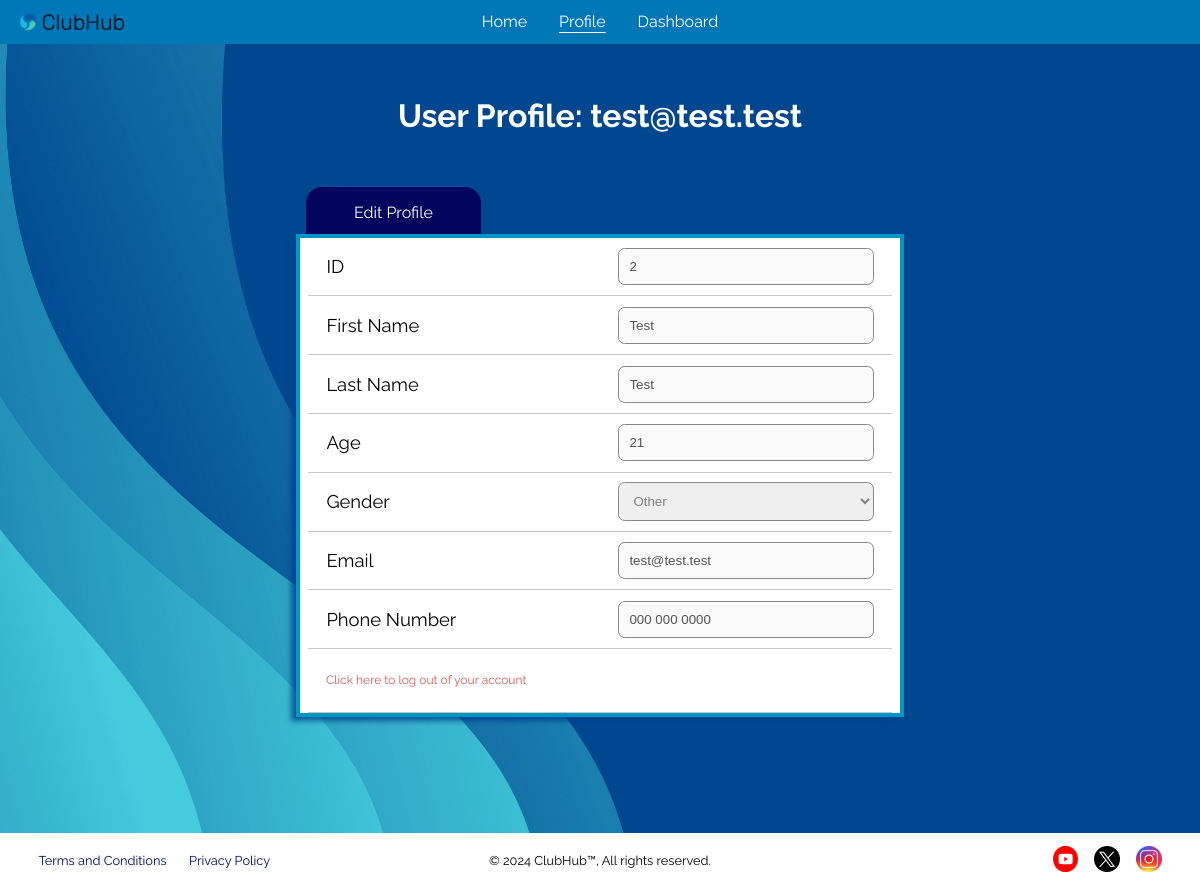
/profile/ (signed in), run on the app's committed database.
### tables this page shows
CREATE TABLE users (
    user_id             INTEGER         NOT NULL,
    first_name          TEXT,
    last_name           TEXT,
    age                 INTEGER,
    email               TEXT,
    phone               TEXT,
    gender              TEXT,
    password            TEXT            NOT NULL,
    user_type           TEXT            NOT NULL CHECK (user_type IN ('STUDENT', 'COORDINATOR', 'ADMINISTRATOR')),
    approved            TEXT            NOT NULL CHECK (approved IN ('PENDING', 'APPROVED', 'REJECTED')) DEFAULT 'PENDING',
    created             DATETIME        NOT NULL DEFAULT CURRENT_TIMESTAMP,
    updated             DATETIME        NOT NULL DEFAULT CURRENT_TIMESTAMP,
    -----------------------------------------------------------------------
    PRIMARY KEY (user_id)
);

### application/blueprints/profile.py (the view)
@profile.route("/")
def profile_get() -> str | Response:
    user: str | None = current_user()
    if user is None:
        error(errtype=Error.RESTRICTED_PAGE_LOGGED_OUT, endpoint="/profile")
        return redirect("/home")
    return render_template("html/user/profile.html", user_info=current_user_profile_info())

### application/__init__.py (called while the page is built)
@app.teardown_appcontext
def close_connection(_exception) -> None:
    db: Connection = getattr(g, "_database", None)
    if db is not None:
        db.close()

### application/util/authentication/__init__.py (called while the page is built)
def current_user() -> str | None:
    return session.get("user", None)

def current_user_profile_info() -> Row:
    return profile_user_attributes(session["user-id"])

### application/util/db_functions/__init__.py (called while the page is built)
def get_db() -> Connection:
    db: Connection | None = getattr(g, "_database", None)
    if db is None:
        db: Connection = connect(DB_PATH)
        db.row_factory = Row
        g._database = db
    return db

def query_db(query: str, *args, single: Optional[bool] = None) -> list[Row] | Row | None:
    single = False if single is None else single
    cursor: Cursor = get_db().cursor()
    cursor.execute(query, args)
    results: list[Row] = cursor.fetchall()
    cursor.close()
    if not results:
        return None
    return results[0] if single else results

### application/util/db_functions/users.py (called while the page is built)
def profile_user_attributes(user_id: int) -> Row | None:
    return query_db(
        """
            SELECT * FROM profile_user_attributes
            WHERE user_id=?;
         """,
        user_id,
        single=True
    )

### application/templates/html/user/profile.html (shortened to what this page needs)
{% extends "html/base/base.html" %}
{% block links %}
    <link rel="stylesheet" href="../../../static/css/profile.css">
{% endblock %}
{% block header %}
    <header>
        <h1>User Profile: {{ session["user"] }}</h1>
    </header>
{% endblock %}
{% block content %}
    <form id="profile-form" action="/profile" method="post">
        <div id="profile-edit">
            {% if edit %}
                <button type="submit">Save Changes</button>
            {% else %}
                <a href="/profile/edit">Edit Profile</a>
            {% endif %}
        </div>
        <div id="profile-main">
            <div class="profile-row">
                <div><label for="id-input">ID</label></div>
                <div>
                    <input id="id-input" type="number" value="{{ session["user-id"] }}" disabled>
                </div>
            </div>
            <div class="profile-row">
                <div><label for="first-name-input">First Name</label></div>
                <div>
                    <input id="first-name-input"
                           name="first-name-input"
                           type="text"
                           autocomplete="on"
                           value="{{ user_info["first_name"] if user_info["first_name"] }}"
                           {% if edit %}  placeholder="John" autofocus> {% else %} disabled> {% endif %}
                </div>
            </div>
            <div class="profile-row">
                <div><label for="last-name-input">Last Name</label></div>
                <div>
                    <input id="last-name-input"
                           name="last-name-input"
                           type="text"
                           autocomplete="on"
                           value="{{ user_info["last_name"] if user_info["last_name"] }}"
                           {% if edit %} placeholder="Doe"> {% else %} disabled> {% endif %}
                </div>
            </div>
            <div class="profile-row">
                <div><label for="age-input">Age</label></div>
                <div>
                    <input id="age-input"
                           name="age-input"
                           type="number"
                           min="0"
                           max="99"
                           autocomplete="on"
                           value="{{ user_info["age"] if user_info["age"] }}"
                           {% if edit %} placeholder="18"> {% else %} disabled> {% endif %}
                </div>
            </div>
            <div class="profile-row">
                <div><label for="gender-input">Gender</label></div>
                <div>
                    <select id="gender-input" name="gender-input"
                        {% if edit %} > {% else %} disabled> {% endif %}
                        <option value="other">Other</option>
                    </select>
                </div>
            </div>
            <div class="profile-row">
                <div><label for="email-input">Email</label></div>
                <div>
                    <input id="email-input"
                           name="email-input"
                           type="email"
                           autocomplete="on"
                           value="{{ user_info["email"] if user_info["email"] }}"
                           {% if edit %} placeholder="john.doe@example.com"> {% else %} disabled> {% endif %}
                </div>
            </div>
            <div class="profile-row">
                <div><label for="phone-input">Phone Number</label></div>
                <div>
                    <input id="phone-input"
                           name="phone-input"
                           type="tel"
                           autocomplete="on"
                           value="{{ user_info["phone"] if user_info["phone"] }}"
                           {% if edit %} placeholder="087 819 8293"> {% else %} disabled> {% endif %}
                </div>
            </div>
            {% if not edit %}
                <div class="profile-row">
                    <div id="logout-link">
                        <a class="underlined-link underlined-link-logout" href="/logout">Click here to log out of your account</a>
                    </div>
                </div>
            {% endif %}
        </div>
    </form>
{% endblock %}

### application/static/css/base.css (style rules this page uses)
:root { --light-grey: #8a8988; --lighter-grey: #c4c4c4; --even-lighter-grey: #f2f2f2; --cyan: #3bbbd2; --light-blue: #0077b6; --lighter-blue: #0096c7; --even-lighter-blue: #90e0ef; --dark-blue: #023e8a; --darker-blue: #03045e; --lighter-green: #5afa8d; --light-green: #179645; --dark-green: #237543; --light-red: #db5658; --dark-red: #990f0f; --white: #ffffff; --black: #000000; --dark-grey: #1e2e33; --email-red: #f44336; --yt-red: #ff1c04; --pink: #e33667; --turquoise: #028080; }
* { box-sizing: border-box; }
body { scroll-behavior: smooth; margin: 0; padding: 0; background-color: var(--darker-blue); font-family: "Raleway", system-ui, Arial, sans-serif !important; color: var(--white); min-height: 100vh; display: flex; flex-direction: column; overflow-x: hidden; }
::placeholder { opacity: 0.6; }
header h1 { text-align: center; margin: 1.65em 0; }
a { text-decoration: none !important; color: var(--even-lighter-blue); }
.underlined-link { display: inline-block; }
.underlined-link::after { content: ''; width: 0; height: 0.1em; display: block; margin-left: auto; margin-right: auto; transition: 190ms width ease-in-out; }
.underlined-link-logout::after { background-color: var(--light-red); }

### application/static/css/profile.css (style rules this page uses)
body { background-image: url("../png/blue-background-flipped-x.png"); background-size: cover; background-position: center center; }
#profile-form { display: flex; align-items: center; justify-content: center; flex-direction: column; margin-bottom: 7.5em; }
#profile-main { background-color: var(--white); width: 50%; padding: 0 0.5em; box-shadow: -9px 8px 5px 0 rgba(2, 62, 138, 0.75); outline: 0.3em solid var(--lighter-blue); }
#profile-edit { display: flex; align-items: center; width: 49%; color: var(--white); }
#profile-edit a, #profile-edit button { border: none; display: block; font-size: 1rem; color: var(--white); background-color: var(--darker-blue); padding: 1em 3em; border-top-left-radius: 1em; border-top-right-radius: 1em; transition: all 400ms; outline: 0.15em solid transparent; }
.profile-row { margin: 0; font-size: 1.15rem; width: 100%; display: grid; justify-content: center; align-items: center; grid-template-columns: 1fr 1fr; color: var(--black); border-bottom: 1px solid var(--lighter-grey); }
.profile-row div:first-child { padding: 1em; }
.profile-row div:last-child { padding: 0 1em; }
#logout-link { grid-column: span 2; padding: 2em 1.5em 2em; font-size: 0.75rem; }
#logout-link a { color: var(--light-red); transition: all 350ms; }
.profile-row div input { display: block; border: 1px solid var(--light-grey); padding: 0.75em; width: 100%; border-radius: 0.5em; outline: none; }
.profile-row div input, .profile-row div select { opacity: 1; display: block; border: 1px solid var(--light-grey); padding: 0.75em; width: 100%; border-radius: 0.5em; outline: none; }

### data on the page
users: user "test@test.test", first-name-input "Test", last-name-input "Test", age-input "21", email-input "test@test.test", phone-input "000 000 0000"
